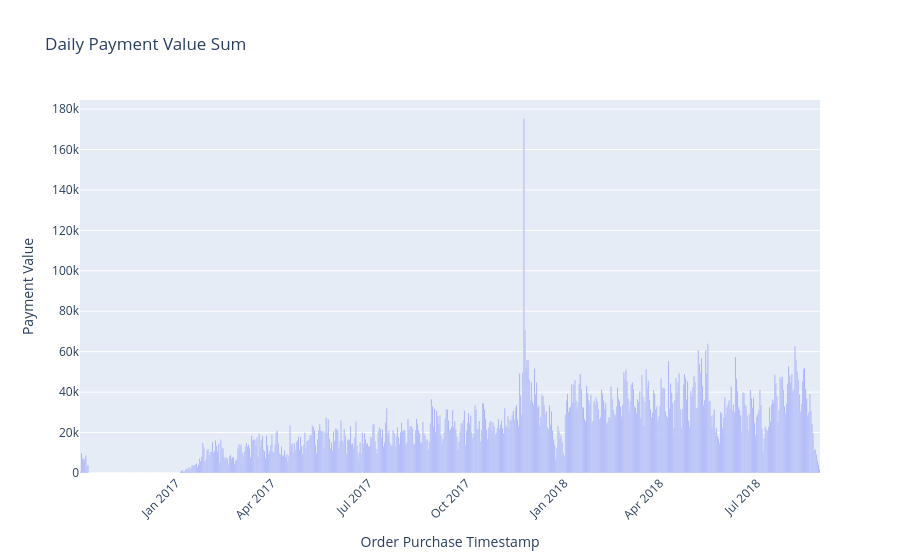

The notebook cell this image was saved under:
### Code cell
# 일간 매출 내역 시각화 :

import plotly.express as px

fig = px.bar(
    x = merged_order_date_sum.index,
    y = merged_order_date_sum["payment_value"],
    title = "Daily Payment Value Sum",
    labels = {
        "x": "Order Purchase Timestamp",
        "y": "Payment Value",
    }
)

fig.update_layout(xaxis_tickangle = -45)

fig.show()

### Figure 1 — Plotly figure (JSON) as saved in the notebook; plotly's stock layout.template omitted (floating-point values rounded to 4 significant figures; data arrays with more than 128 entries replaced by an {"elided": "..."} marker saying what was removed)
{"data": [{"alignmentgroup": "True", "hovertemplate": "Order Purchase Timestamp=%{x}<br>Payment Value=%{y}<extra></extra>", "legendgroup": "", "marker": {"color": "#636efa", "pattern": {"shape": ""}}, "name": "", "offsetgroup": "", "orientation": "v", "showlegend": false, "textposition": "auto", "type": "bar", "x": {"elided": "696 str values"}, "xaxis": "x", "y": {"elided": "696 float values"}, "yaxis": "y"}], "layout": {"barmode": "relative", "legend": {"tracegroupgap": 0}, "title": {"text": "Daily Payment Value Sum"}, "xaxis": {"anchor": "y", "domain": [0, 1], "tickangle": -45, "title": {"text": "Order Purchase Timestamp"}}, "yaxis": {"anchor": "x", "domain": [0, 1], "title": {"text": "Payment Value"}}}}
